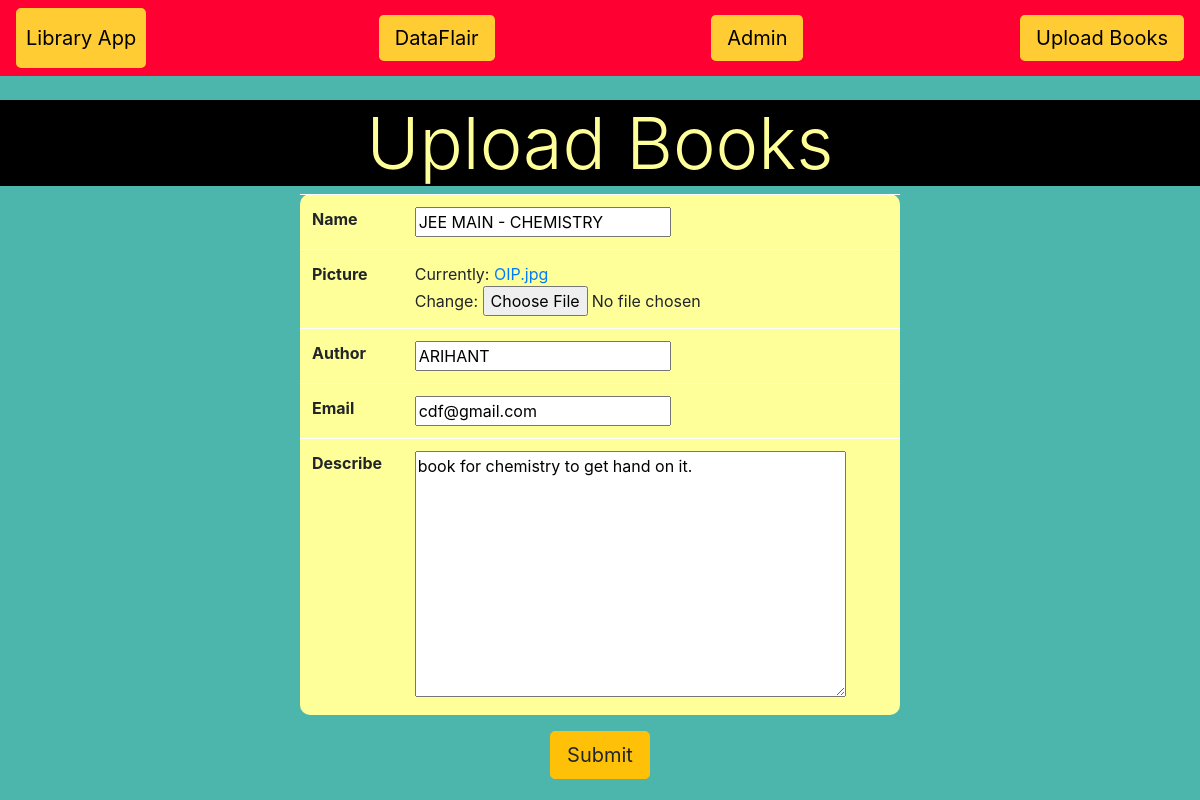
Page /update/3 on the committed database.
### book/models.py (models this page shows, shortened)
class Book(models.Model):
    name = models.CharField(max_length = 50)
    picture = models.ImageField()
    author = models.CharField(max_length = 30, default='anonymous')
    email = models.EmailField(blank = True)
    describe = models.TextField()

### book/views.py (the view)
# urls.py: path('update/<int:book_id>', views.update_book),
def update_book(request, book_id):
    book_id = int(book_id)
    try:
        book_sel = Book.objects.get(id = book_id)
    except Book.DoesNotExist:
        return redirect('index')
    book_form = BookCreate(request.POST or None, instance = book_sel)
    if book_form.is_valid():
       book_form.save()
       return redirect('index')
    return render(request, 'book/upload_form.html', {'upload_form':book_form})

### book/forms.py
class BookCreate(forms.ModelForm):
    class Meta:
        model = Book
        fields = '__all__'

### book/templates/book/Upload_form.html (shortened to what this page needs)
{% extends 'book/library.html' %}
{% block content %}
    <center>
    <h1 class="display-3" style="background-color:#000000;color:#FFFF99;">Upload Books</h1>
    <form method = 'POST' enctype="multipart/form-data">
        <table class = 'w-50 table table-light' style="border-radius:10px;background-color:#FFFF99;">
            {% for field in upload_form %}
            <tr>
                <th>{{field.label}}</th>
                <td>{{ field }}</td>
            </tr>
            {% endfor %}
        </table>
        <button type="submit" class="btn btn-lg btn-warning">Submit</button>
    </form>
</center>
{% endblock %}

### rows in the picture
Book: upload_form "JEE MAIN - CHEMISTRY" "ARIHANT" "cdf@gmail.com" "book for chemistry to get hand on it."

### other values in the picture
{{ field.label }} "Name" "Picture" "Author" "Email" "Describe"
